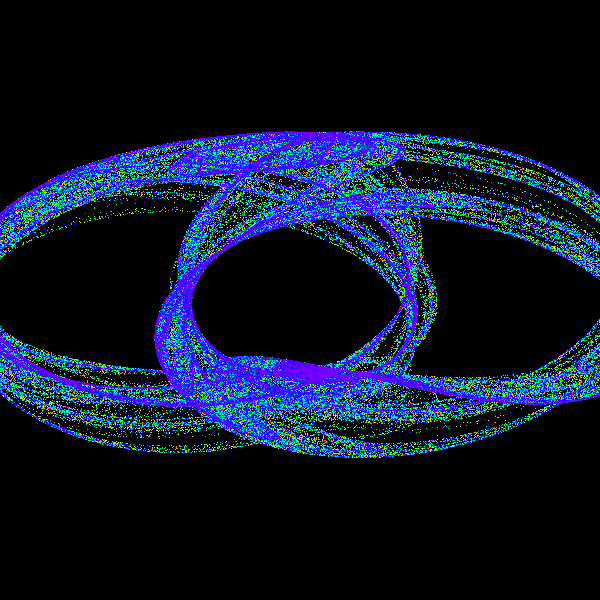

Reproduce this figure in Python.
"""
colored_attractor.py — Clifford attractor coloured by visitation order.

Each iteration of the Clifford map is assigned a hue based on how far into the
600 000-step sequence it was visited. Earlier points are red, later points are
purple. The colour overlay reveals how the attractor is *visited*, not just
its silhouette.

Pixels2GenAI Project
"""

import numpy as np
from PIL import Image


CANVAS_SIZE = 600
NUM_POINTS = 600_000

# Clifford attractor parameters
a, b, c, d = -1.7, 1.8, -1.9, -0.4


def to_pixel(v, low=-2.5, high=2.5):
    return int((v - low) / (high - low) * (CANVAS_SIZE - 1))


def hue_to_rgb_vec(hue):
    """Hue in [0, 1] → uint8 RGB triple."""
    h6 = hue * 6
    seg = int(h6) % 6
    x = 1 - abs((h6 % 2) - 1)
    table = [
        (1, x, 0), (x, 1, 0), (0, 1, x),
        (0, x, 1), (x, 0, 1), (1, 0, x),
    ]
    r, g, b = table[seg]
    return int(r * 255), int(g * 255), int(b * 255)


canvas = np.zeros((CANVAS_SIZE, CANVAS_SIZE, 3), dtype=np.uint8)

x, y = 0.1, 0.1
# Burn-in
for _ in range(100):
    x_new = np.sin(a * y) + c * np.cos(a * x)
    y_new = np.sin(b * x) + d * np.cos(b * y)
    x, y = x_new, y_new

for i in range(NUM_POINTS):
    x_new = np.sin(a * y) + c * np.cos(a * x)
    y_new = np.sin(b * x) + d * np.cos(b * y)
    x, y = x_new, y_new
    px, py = to_pixel(x), to_pixel(y)
    if 0 <= px < CANVAS_SIZE and 0 <= py < CANVAS_SIZE:
        progress = i / NUM_POINTS
        # Map progress into the warm-half of the colour wheel for a striking look
        hue = 0.05 + 0.7 * progress
        canvas[py, px] = hue_to_rgb_vec(hue)

Image.fromarray(canvas, mode='RGB').save('colored_attractor.png')
